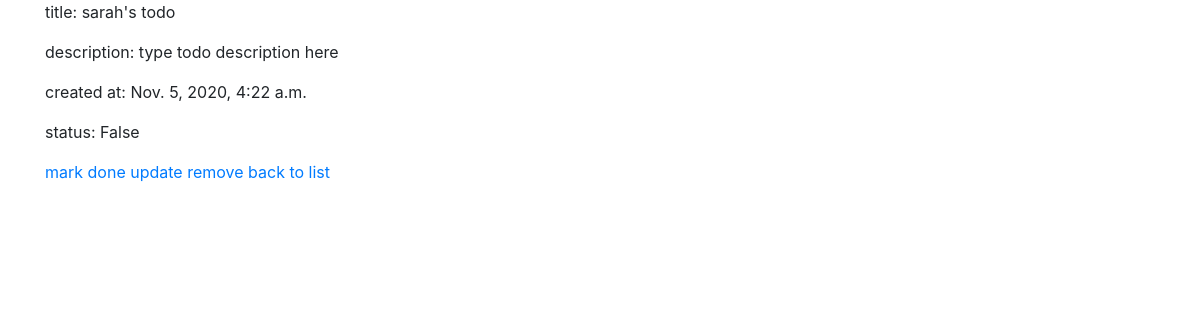
Page /todos/details/10 (signed in) on the committed database.
### todo_app/models.py (models this page shows, shortened)
class Todo(models.Model):
    title = models.CharField(max_length = 200)
    text = models.TextField(max_length = 500)
    status = models.BooleanField(default = False)
    created_at = models.DateTimeField(auto_now_add = True)
    completed_at = models.DateTimeField(blank = True, null = True)
    task_duration = models.DecimalField(max_digits = 4, decimal_places = 2, blank = True, null = True)
    user = models.ForeignKey(get_user_model(), on_delete=models.CASCADE)
    TODO_TYPE = (
        ('p', 'personal'),
        ('s', 'school'),
        ('w', 'work'),
        ('f', 'family'),
        ('m', 'misc'),
    )
    todo_type = models.CharField(max_length = 1, choices = TODO_TYPE, blank = True, default = 'm')
    class Meta:
        ordering = ['title', 'created_at']

### todo_app/views.py (the view)
# urls.py: path('details/<int:id>', views.details, name = 'details'),
@login_required
def details(request, id):
    todo = Todo.objects.get(id = id)
    return render(request, 'todos/detail.html', {"todo": todo})

### templates/todos/detail.html
{% extends 'base.html' %}
{% block content %}
    <p>title: {{ todo.title }}</p>
    <p>description: {{ todo.text }}</p>
    <p>created at: {{ todo.created_at }}</p>
    <p>status: {{ todo.status }}</p>
    <a href="{% url 'mark' todo.id %}">mark done</a>
    <a href="{% url 'update' todo.id %}">update</a>
    <a href="{% url 'remove' todo.id %}">remove</a>
    <a href="{% url 'list' %}">back to list</a>
{% endblock %}

### rows in the picture
Todo: title "sarah's todo", text "type todo description here", created_at "Nov. 5, 2020, 4:22 a.m.", status "False"
